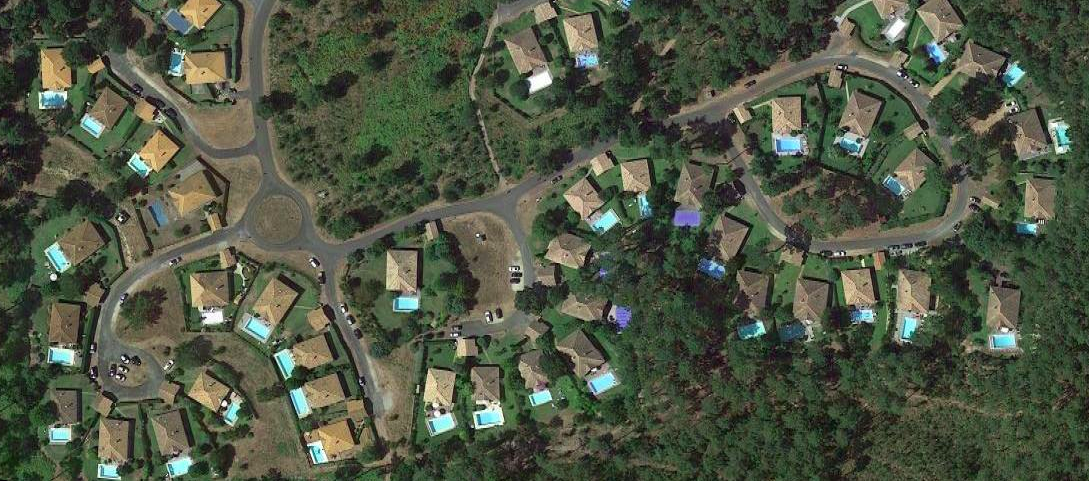
#> input picture moliets.png, 1089 x 481 px, found by its file name
$ jupyter execute --allow-errors tp3-code.ipynb
#> lines starting #> are read from the running program, lines starting #| are printed output that depends on the picture; after the words box and inside, x2 and y2 are one past the last pixel; in counts of white or black regions, pixels touching at a corner belong together; long printed decimals are rounded
# 21/10/2020

## Mathematical morphology (morphologie mathématique)

### Objectif
* appliquer et comparer les opérations de base (érosion, dilatation, ouverture, fermeture)
* évaluer les influences des paramètres de ces opérations
* utiliser les composantes connexes à bon escient

[cell 1]
from skimage.io import imread
from skimage.measure import regionprops
from skimage.morphology import binary_erosion, binary_dilation, binary_opening, binary_closing, disk, label
from matplotlib.pyplot import imshow, figure, hist, show, subplot, title, plot
from numpy import arange

L'image moliets.png est une vue satellitaire d'une petite commune des Landes. C'est une image RVB de résolution 50 cm.

[cell 2]
img = imread('moliets.png')
#> img is the input picture: shape (481, 1089, 3); mean R, G, B 78.5, 85.9, 67.3

Étant donné que les objets recherchés sont plutôt bleus, et qu'aucun autre objet de la scène n'est de cette couleur, il peut être intéressant de travailler uniquement sur la bande bleue des images (où les piscines apparaîtrons très lumineuses) plutôt que, par exemple, sur l'image à niveau de gris. Cela permet une première discrimination entre les piscines et le reste.

[cell 3]
blue = img[:,:,2]
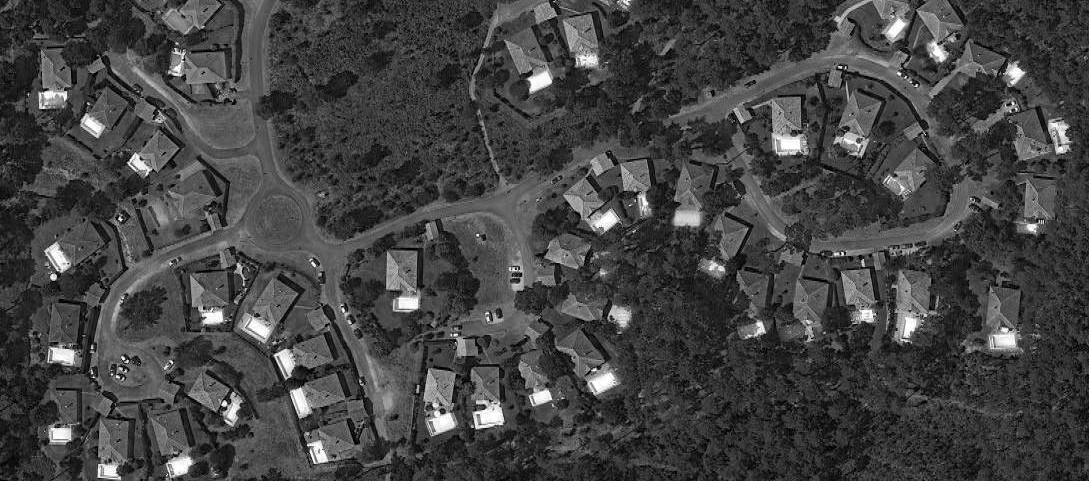
#> blue: shape (481, 1089); min 0, max 255, mean 67.3

[cell 4]
figure(figsize=(17,10))
imshow(blue, cmap='gray')
title('Composante bleue')
show()

Les opérateurs de morphologie mathématique vu en cours fonctionnent sur des images binaires. La bande bleue peut dont être binarisée en la seuillant, et le seuil peut peut être choisi en observant l'histogramme de la bande bleue. Or, il s'avère que pour cette image, l'histogramme ne nous aide pas car on ne distingue pas deux classes dinstinctes.

[cell 5]
hist(blue.ravel(), bins=256)
show()
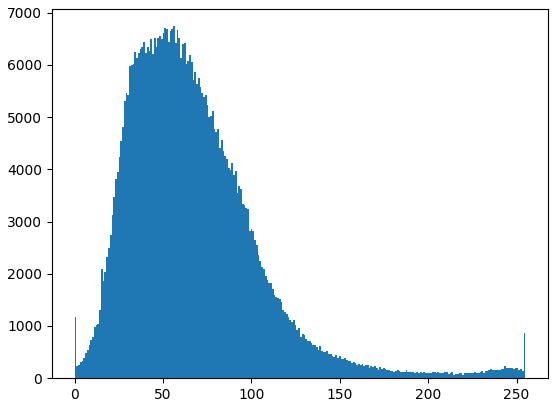
#> figure drawn by matplotlib, 1 panel; tallest bar 6739 high, from x = 55.78 to 56.78

Le seuil est donc réglé « à la main », en procédant par essais-erreurs de manière à obtenir un résultat satisfaisant . On choisit un seuil égal à 240.

[cell 6]
binarized = (blue > 240)
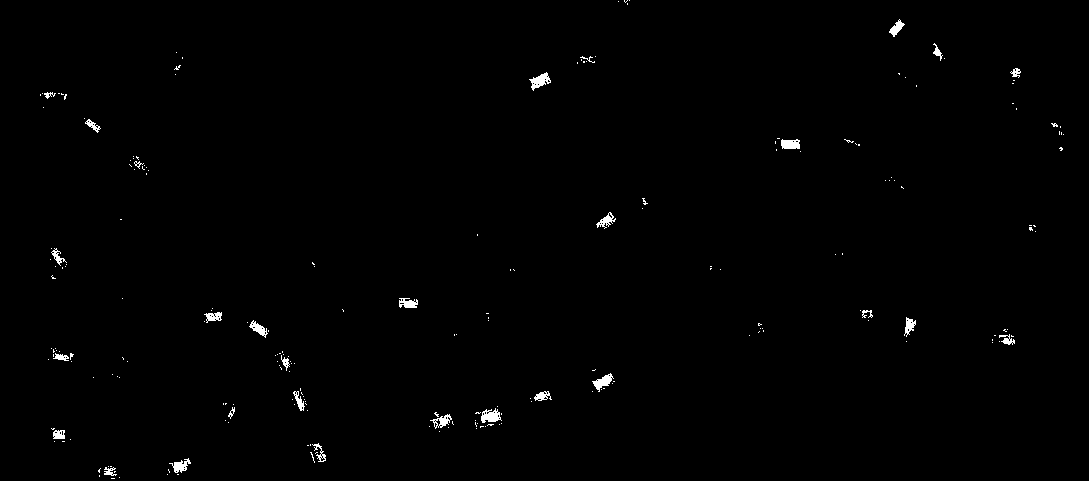
#> binarized: shape (481, 1089) bool; 0.65% white; 223 white regions (194 under 20 px), largest, box (x1, y1, x2, y2) and area: (529, 72, 551, 91) 196, (481, 408, 502, 423) 194, (592, 373, 614, 392) 176

[cell 7]
xmin, xmax, ymin, ymax = 380, 680, 140, 440
figure(figsize=(17,10))
imshow(binarized, cmap='gray')
plot([xmin, xmax, xmax, xmin, xmin], [ymin, ymin, ymax, ymax, ymin], color=[0,1,0])
show()
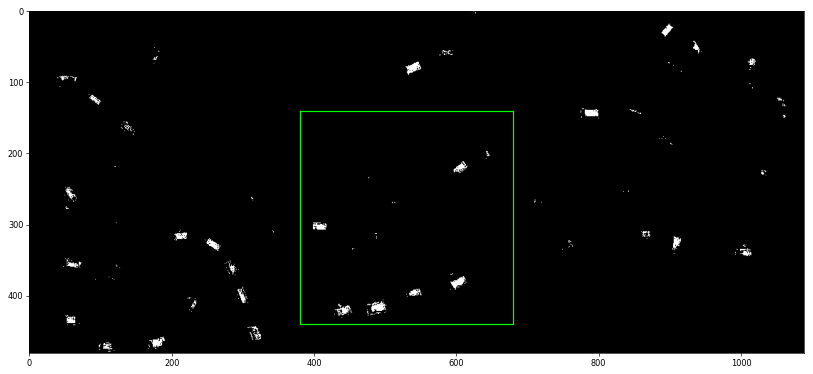
#> figure drawn by matplotlib, 1 panel

### Étude des différents opérateurs

Dans cette partie, les opérateurs de la morphologie mathématique seront appliqués à la portion encadrée de l'image, reproduite ci-dessous.

[cell 8]
crop = binarized[ymin:ymax,xmin:xmax]
#> crop: shape (300, 300) bool; 1.1% white; 41 white regions (35 under 20 px), largest, box (x1, y1, x2, y2) and area: (101, 268, 122, 283) 194, (212, 233, 234, 252) 176, (19, 158, 38, 168) 138, (50, 274, 72, 289) 135, (216, 72, 236, 89) 132, (154, 251, 172, 261) 101
figure(figsize=(17,15))
subplot(2,2,1)
imshow(crop, cmap='gray')
title("Portion de l'image binarisée")
show()

Pour commencer, nous choisissons comme élément structurant un disque de rayon 4 pixels.

[cell 9]
selem = disk(4)
imshow(selem, cmap='gray')
title("Élément structurant")
show()
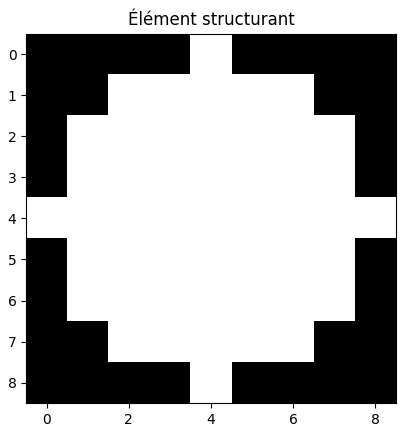
#> figure drawn by matplotlib, 1 panel

Les quatre opérateurs de base appliqués sur l'image produisent les résultats ci-dessous.

[cell 10]
g_erosion = binary_erosion(crop, selem)
#> g_erosion: shape (300, 300) bool; 0.02% white in thin lines or dots, all inside (x1, y1, x2, y2) = (110, 239, 228, 278)
g_dilation = binary_dilation(crop, selem)
#> g_dilation: shape (300, 300) bool; 4.1% white; 12 white regions, largest, box (x1, y1, x2, y2) and area: (91, 262, 126, 293) 763, (45, 268, 78, 296) 584, (208, 229, 239, 256) 519
g_opening = binary_opening(crop, selem)
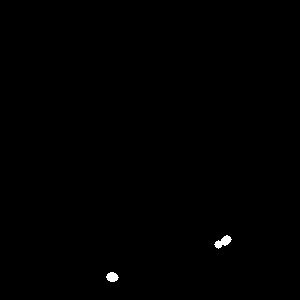
#> g_opening: shape (300, 300) bool; 0.25% white; 2 white regions, box (x1, y1, x2, y2) and area: (214, 235, 232, 249) 127, (106, 272, 119, 282) 94
g_closing = binary_closing(crop, selem)
#> g_closing: shape (300, 300) bool; 1.6% white; 17 white regions (10 under 20 px), largest, box (x1, y1, x2, y2) and area: (95, 266, 122, 289) 390, (49, 272, 74, 292) 265, (212, 233, 235, 252) 231

figure(figsize=(17,15))
subplot(2,2,1)
imshow(g_erosion, cmap='gray')
title('Érosion')
subplot(2,2,2)
imshow(g_dilation, cmap='gray')
title('Dilatation')
subplot(2,2,3)
imshow(g_opening, cmap='gray')
title('Ouverture')
subplot(2,2,4)
imshow(g_closing, cmap='gray')
title('Fermeture')
show()

* Quel(s) opérateur(s) tend(ent) à boucher les trous des objets ?
* Au contraire, quel(s) opérateur(s) tend(ent) à supprimer les petits objets ?
* Quel(s) opérateur(s) conserve(nt) (à peu près) la forme des objets ?

Même chose avec un disque de rayon 10 pixels :

[cell 11]
selem = disk(10)

[cell 12]
g_erosion = binary_erosion(crop, selem)
#> g_erosion: shape (300, 300) bool; every value is 0
g_dilation = binary_dilation(crop, selem)
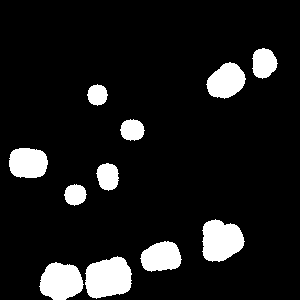
#> g_dilation: shape (300, 300) bool; 10.4% white; 11 white regions, largest, box (x1, y1, x2, y2) and area: (85, 256, 132, 299) 1545, (202, 219, 245, 262) 1380, (39, 262, 84, 300) 1281
g_opening = binary_opening(crop, selem)
g_closing = binary_closing(crop, selem)
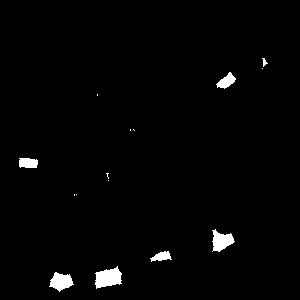
#> g_closing: shape (300, 300) bool; 1.7% white; 15 white regions (8 under 20 px), largest, box (x1, y1, x2, y2) and area: (95, 266, 122, 289) 414, (212, 229, 235, 252) 316, (49, 272, 74, 292) 304

figure(figsize=(17,15))
subplot(2,2,1)
imshow(g_erosion, cmap='gray')
title('Érosion')
subplot(2,2,2)
imshow(g_dilation, cmap='gray')
title('Dilatation')
subplot(2,2,3)
imshow(g_opening, cmap='gray')
title('Ouverture')
subplot(2,2,4)
imshow(g_closing, cmap='gray')
title('Fermeture')
show()

N'hésitez pas à tester d'autres éléments structurants pour observer leur influence.

### Détection des piscines

Dans la suite, on travaille avec le résultat d'une fermeture avec comme élément structurant un disque de rayon 10 pixels.

La fonction `skimage.morphology.label` retourne une labellisation des différentes composantes connexes, et la fonction `skimage.measure.regionprops` permet de mesurer certaines propriétés des composantes connexes, comme leur surface ou leur position.

[cell 13]
# Élément structurant
selem = disk(10)

# Fermeture
img_closing = binary_closing(binarized, selem)
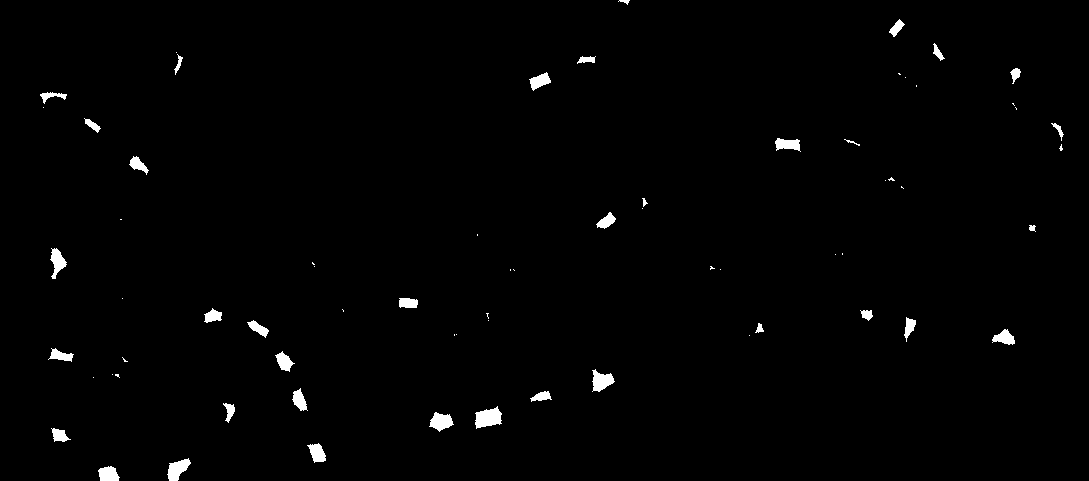
#> img_closing: shape (481, 1089) bool; 1.1% white; 69 white regions (33 under 20 px)

# Labellisation des composantes connexes
labels = label(img_closing, connectivity=2)
#> labels: shape (481, 1089) int32; 70 distinct labels, from 0 to 69

# Mesure des propriétés des composantes connexes
props = regionprops(labels)
#> props = 69 regions; largest, box (x1, y1, x2, y2) and area: (475, 406, 502, 429) 414, (167, 458, 191, 481) 319, (592, 369, 615, 392) 316, (429, 412, 454, 432) 304, (50, 248, 67, 279) 271

# Nombre de composantes connexes
N = len(props)
#> N = 69
print('Nombre de composantes connexes, donc de piscines détectées : {}'.format(N))
#| Nombre de composantes connexes, donc de piscines détectées : 69

# Quelques propriétés de la région 0
n = 0
print('La région {} contient {} pixels et son centroïde a pour coordonnées {}.'.format(
    n, props[n].area, props[n].centroid))
#| La région 0 contient 29.0 pixels et son centroïde a pour coordonnées (1.034, 624.414).

Les centres des composantes connexes sont représentés dans l'image ci-dessous par les points rouges.

Bien sûr il n'y a pas autant de piscines dans l'image : une grande partie des composantes connexes sont en fait des petits groupes de pixels qui ne correspondent pas à des piscines.

[cell 14]
figure(figsize=(17,10))
imshow(blue)
for n in range(N):
    plot(props[n].centroid[1], props[n].centroid[0], 'r.', markersize=10)
show()
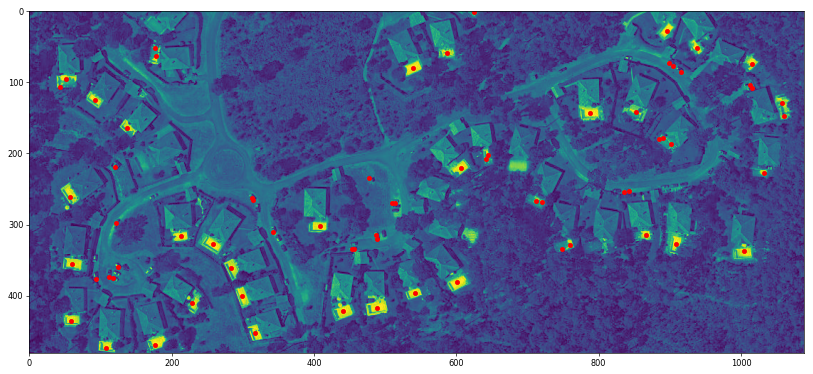
#> figure drawn by matplotlib, 1 panel

Une amélioration est de considérer uniquement les composantes connexes dont le nombre de pixels est supérieur à un certain seuil. Dans notre cas, nous avons choisi de considérer comme étant des piscines les composantes connexes dont l'aire est supérieure à 20 pixels.

Par ailleurs, comme un pixel représente une surface de 0,5 x 0,5 m<sup>2</sup>, on en déduit la surface moyenne des piscines détectées.

[cell 15]
N = 0  # Nombre de piscines
A = 0  # Aire totale des piscines
figure(figsize=(17,10))
imshow(blue)
for r in props:
    if r.area > 20:
        N = N + 1
        A = A + r.area
        plot(r.centroid[1], r.centroid[0], 'r.', markersize=10)
#> this loop made 69 passes
#> A on passes 1, 2, 3, 5, 6, 7, 8, 12, 16, 17, 18, 19: 29, 161, 249, 315, 408, 503, 728, 861, 964, 1033, 1273, 1301
#> after the loop, A = 5888; N = 36

print('Nombre de piscines détectées : {}'.format(N))
#| Nombre de piscines détectées : 36
print('Surface moyenne des piscines détectées : {:.2f} m²'.format(A/N*.5*.5))
#| Surface moyenne des piscines détectées : 40.89 m²
show()

### Critique de la méthode

Bien entendu, la méthode développée ici est simple et peu robuste : les piscines ombragées ou cachées en partie par un arbre ne sont pas toujours détectées. À l'inverse, certains objets peuvent être considérés comme des piscines car ils sont très lumineux dans la bande bleue et de taille importante. Aussi, quelques améliorations sont listées ci-dessous (la liste n'est pas exhaustive !) :

* la méthode proposée ne se base que sur la couleur bleue. Elle pourrait également prendre en compte la géométrie des composantes connexes : les piscines sont des objets bleus, suffisamment gros, et de forme plutôt rectangulaire (la notion de [_bounding box_](http://scikit-image.org/docs/dev/auto_examples/segmentation/plot_label.html) peut alors être utile) ;
* le choix du seuil est fixé et fonctionne bien sur cette image. Mais rien n'assure que la valeur choisie puisse s'appliquer sur une autre image : rien ne permet de dire que cette méthode est robuste à la résolution du capteur, à la luminosité lors de la prise de vue, au type de piscine, etc. ;
* la binarisation de l'image pourrait prendre en compte, en plus de la luminosité des pixels, la classe dans laquelle se trouvent les pxels voisins. Ce principe est souvent modélisé à l'aide de champs de Markov.

## Registration (recalage)

### Objectif

L'objectif de cet exercice est d'appréhender le problème du recalage par un premier exemple simple.

Les deux images à recaler sont :

[cell 16]
import numpy as np
import skimage.io as io
import skimage.transform as tr
import matplotlib.pyplot as plt

#> (a cell that did not finish here is left out)

Pour recaler la source sur la référence, l'image doit subir une rotation et une translation : il s'agit donc d'une déformation rigide, appelée aussi euclidienne car elle préserve la distance euclidienne entre les pixels de l'image.
Cette déformation correspond à appliquer deux opérations :
* une rotation de l'image d'un angle $\theta$ est d'abord appliquée, autour du pixel $(0,0)$ (le coin en haut à gauche de l'image),
* une translation $(x,y)$ est ensuite effectuée, la translation s'effectuant suivant le nouveau repère de l'image (selon la rotation précédente).

La déformation rigide est donc définie par trois paramètres : une translation $(x,y)$ et une rotation $\theta$.
La fonction `skimage.transform.EuclideanTransform` permet de définir une telle déformation.
L'image est transformée selon cette déformation avec la fonction `skimage.transform.warp` :

```
transformation = transform.EuclideanTransform(translation=(x,y), rotation=t)
h = transform.warp(g, transformation)
```

Une transformation de rotation $\pi/3$ et de translation $(400,-100)$ donne ainsi :

[cell 18]
# Transformation test
# Attention, la rotation se fait autour du pixel (0,0)
# A Euclidean transformation, also called rigid transformation, preserves the Euclidean distance between pairs of points.
# It can be described as a rotation about the origin followed by a translation.
# Les axes sont subissent également la rotation, de sorte que la translation se fait suivant les axes tranformés.

x, y, t = 400, -100, np.pi/3
#> x = 400; y = -100; t = 1.05
trans = tr.EuclideanTransform(translation=(x,y), rotation=t)
#> (the rest of this cell did not finish here and is left out)
